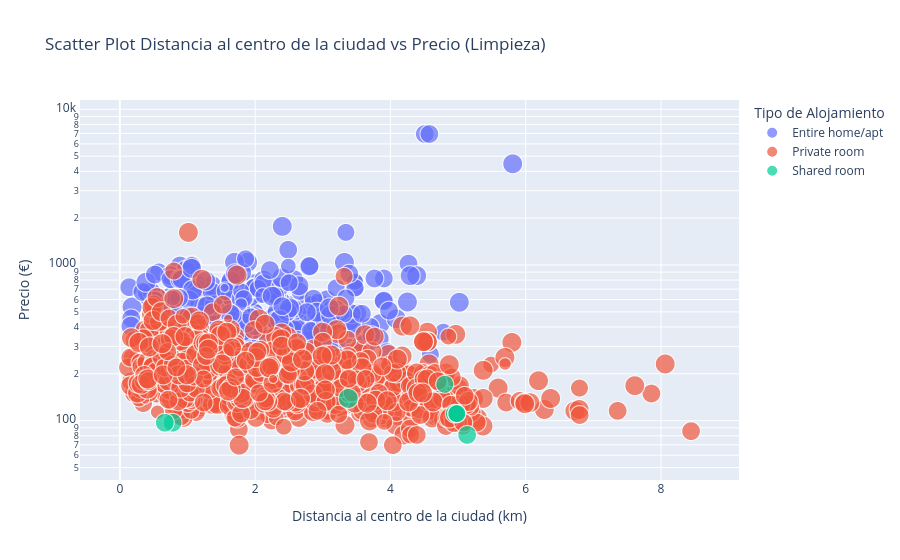

Notebook cell for this chart:
### Markdown cell above
El tamaño de las burbujas depende de la variable "guest_satisfaction_overall", las cuales son todas muy similares a 100%, motivo por el cual no se aprecian variaciones.

Se elige "cleanliness_rating" en su lugar que posee mas variacion:

### Code cell
#3.7. Scatter Plot Distancia al centro de la ciudad vs Precio, color (Tipo de Alojamiento), Tamaño de la burbuja (Puntuación Limpieza).
fig = px.scatter(bc_w,
    x="dist",
    y="realSum",
    log_y=True,
    color="room_type",
    size="cleanliness_rating",
    hover_name="room_type",
    labels={
        "dist": "Distancia al centro de la ciudad (km)",
        "realSum": "Precio (€)",
        "room_type": "Tipo de Alojamiento",
        "cleanliness_rating": "Puntuación de limpieza (0 a 10)"
    },
    title="Scatter Plot Distancia al centro de la ciudad vs Precio (Limpieza)"
)
fig.show()
fig.write_image("scatter_distancia_precio_limpieza.png")

### Figure 1 — Plotly figure (JSON) as saved in the notebook; plotly's stock layout.template omitted (floating-point values rounded to 4 significant figures; data arrays with more than 128 entries replaced by an {"elided": "..."} marker saying what was removed)
{"data": [{"hovertemplate": "<b>%{hovertext}</b><br><br>Tipo de Alojamiento=Entire home/apt<br>Distancia al centro de la ciudad (km)=%{x}<br>Precio (€)=%{y}<br>Puntuación de limpieza (0 a 10)=%{marker.size}<extra></extra>", "hovertext": {"elided": "362 str values"}, "legendgroup": "Entire home/apt", "marker": {"color": "#636efa", "size": {"elided": "362 float values"}, "sizemode": "area", "sizeref": 0.025, "symbol": "circle"}, "mode": "markers", "name": "Entire home/apt", "showlegend": true, "type": "scattergl", "x": {"elided": "362 float values"}, "xaxis": "x", "y": {"elided": "362 float values"}, "yaxis": "y"}, {"hovertemplate": "<b>%{hovertext}</b><br><br>Tipo de Alojamiento=Private room<br>Distancia al centro de la ciudad (km)=%{x}<br>Precio (€)=%{y}<br>Puntuación de limpieza (0 a 10)=%{marker.size}<extra></extra>", "hovertext": {"elided": "1185 str values"}, "legendgroup": "Private room", "marker": {"color": "#EF553B", "size": {"elided": "1185 float values"}, "sizemode": "area", "sizeref": 0.025, "symbol": "circle"}, "mode": "markers", "name": "Private room", "showlegend": true, "type": "scattergl", "x": {"elided": "1185 float values"}, "xaxis": "x", "y": {"elided": "1185 float values"}, "yaxis": "y"}, {"hovertemplate": "<b>%{hovertext}</b><br><br>Tipo de Alojamiento=Shared room<br>Distancia al centro de la ciudad (km)=%{x}<br>Precio (€)=%{y}<br>Puntuación de limpieza (0 a 10)=%{marker.size}<extra></extra>", "hovertext": ["Shared room", "Shared room", "Shared room", "Shared room", "Shared room", "Shared room", "Shared room", "Shared room"], "legendgroup": "Shared room", "marker": {"color": "#00cc96", "size": [9.0, 9.0, 8.0, 9.0, 8.0, 8.0, 9.0, 10.0], "sizemode": "area", "sizeref": 0.025, "symbol": "circle"}, "mode": "markers", "name": "Shared room", "showlegend": true, "type": "scattergl", "x": [0.7796, 0.6645, 4.803, 4.952, 4.979, 4.981, 5.134, 3.377], "xaxis": "x", "y": [97.05, 97.05, 171.3, 111.0, 111.0, 111.0, 80.99, 138.9], "yaxis": "y"}], "layout": {"legend": {"itemsizing": "constant", "title": {"text": "Tipo de Alojamiento"}, "tracegroupgap": 0}, "title": {"text": "Scatter Plot Distancia al centro de la ciudad vs Precio (Limpieza)"}, "xaxis": {"anchor": "y", "domain": [0, 1], "title": {"text": "Distancia al centro de la ciudad (km)"}}, "yaxis": {"anchor": "x", "domain": [0, 1], "title": {"text": "Precio (€)"}, "type": "log"}}}
